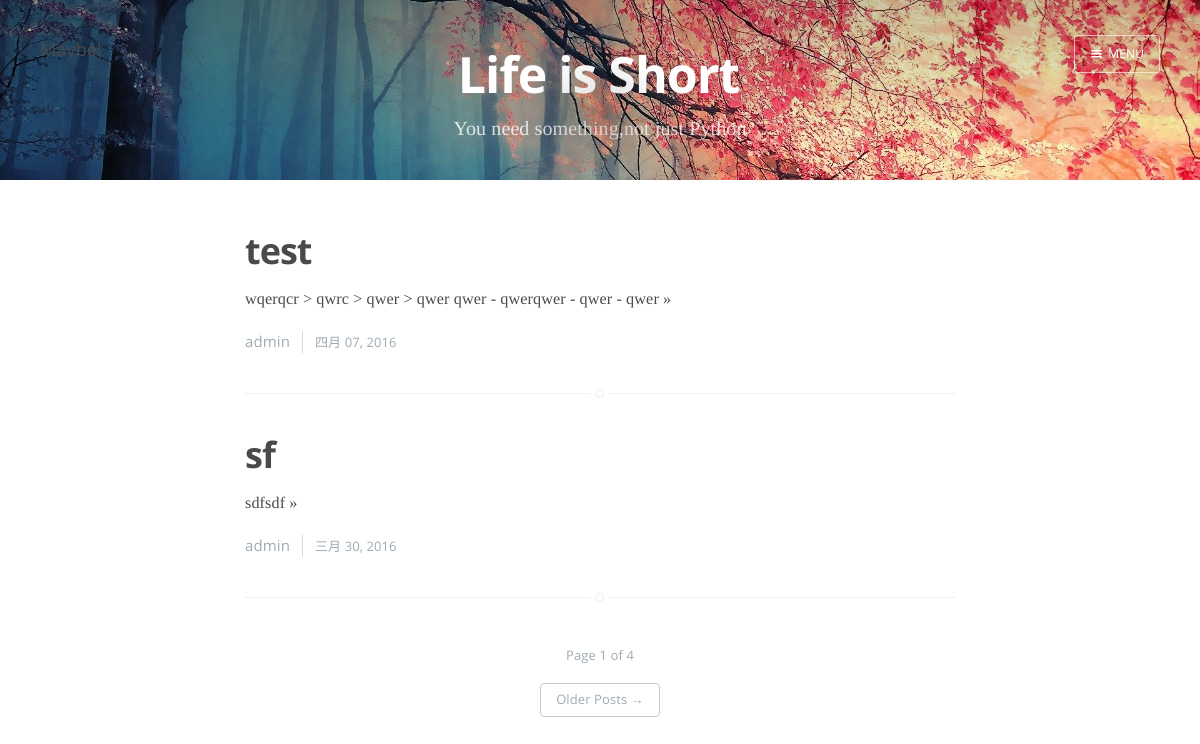
Screenshot of /blog/ with the database file from the repository.
### apps/blog/models.py (models this page shows, shortened)
class Blog(models.Model):
    STATUS_CHOICES = (
        ('d', "草稿"),
        ('p', "已发布"),
    )
    title = models.CharField('标题', max_length=150, db_index=True, unique=True)
    link = models.CharField('链接', max_length=150, default='')
    link.help_text = "Cool URIs don't change"
    snippet = models.CharField('摘要', max_length=500, default='')
    content = models.TextField('内容', )
    add_time = models.DateTimeField('创建时间', auto_now_add=True)
    publish_time = models.DateTimeField('发表时间', null=True)
    update_time = models.DateTimeField('修改时间')
    status = models.CharField('状态', max_length=1, choices=STATUS_CHOICES, default=STATUS_CHOICES[0][0])
    is_public = models.BooleanField('公开', default=True)
    is_top = models.BooleanField('置顶', default=False)
    access_count = models.IntegerField('浏览量', default=1, editable=False)
    category = models.ForeignKey('Category', verbose_name='所属分类')
    tags = models.ManyToManyField('Tag', verbose_name='标签集合', null=True, blank=True)
    tags.help_text = '标签'
    author = models.ForeignKey(User, verbose_name='作者')
    def get_absolute_url(self):
        return reverse('blog:blog_detail', args=(self.id, self.link))

### apps/blog/views.py (the view)
# urls.py: url(r'^tag/(?P<tag_name>\w+)$', BlogListView.as_view(), name='tag'),
class BlogListView(ListView):
    template_name = 'post_list.html'
    paginate_by = settings.PAGE_SIZE
    context_object_name = "blog_list"
    def get_queryset(self):
        query_condition = {
            'status': 'p',
            'is_public': True
        }
        if 'tag_name' in self.kwargs:
            query_condition['tags__title'] = self.kwargs['tag_name']
        return Blog.objects.filter(**query_condition).order_by('-publish_time')
    def get_context_data(self, **kwargs):
        context = super(BlogListView, self).get_context_data(**kwargs)
        tag_name = self.kwargs.get('tag_name')
        if tag_name:
            context['tag_title'] = tag_name
            context['tag_description'] = ''
        return context

### apps/blog/context_processors.py (called while the page is built)
def google_analytics(request):
    from django.conf import settings
    return {'ga_id': settings.GOOGLE_ANALYTICS_ID}

### apps/blog/templates/post_list.html (shortened to what this page needs)
{% extends "base.html" %}
{% load myapp_markup %}
{% block body_class %} home-template {% endblock %}
{% load staticfiles %}
{% block head %}
<header class="main-header tag-head " style="background-image: url({% static 'img/home-bg.jpg' %})">
    <nav class="main-nav overlay clearfix">
        <a class="blog-logo" href="{%url 'index' %}">Maybe!</a>
            <a class="menu-button icon-menu" href="#"><span class="word">Menu</span></a>
    </nav>
    <div class="vertical">
        <div class="main-header-content inner">
            <h1 class="page-title">{{tag_title |default:"Life is Short"}}</h1>
            <h2 class="page-description">
                    {{tag_description|default:" You need something,not just Python"}}
            </h2>
        </div>
    </div>
</header>
{% endblock %}
{% block body %}
<main id="content" class="content" role="main">
    {% for blog in blog_list %}
    <article class="post">
        <header class="post-header">
            <h2 class="post-title"><a href="{{blog.get_absolute_url}}">{{blog.title}}</a></h2>
        </header>
        <section class="post-excerpt">
            <p><a class="read-more" href="{{blog.get_absolute_url}}">{{blog.snippet}} &raquo;</a></p>
        </section>
        <footer class="post-meta">
            {{blog.author.username}}
            <time class="post-date" datetime='{{blog.add_time|date:"b d, Y"}}'>{{blog.add_time|date:"b d, Y"}}</time>
        </footer>
    </article>
    {% endfor %}
    {% if is_paginated %}
    <nav class="pagination" role="navigation">
        <span class="page-number">Page {{ page_obj.number }} of  {{ page_obj.paginator.num_pages }}</span>
        {% if page_obj.has_next %}
        <a class="older-posts" href="/?page={{ page_obj.next_page_number }}">Older Posts →</a>
        {% endif %}
    </nav>
    {% endif %}
</main>
{% endblock %}

### rows the page displays
Blog: title "test", snippet "wqerqcr > qwrc > qwer > qwer qwer - qwerqwer - qwer - qwer", author.username "admin", add_time "四月 07, 2016"
Blog: title "sf", snippet "sdfsdf", author.username "admin", add_time "三月 30, 2016"

### other values shown
{{ tag_title |default:"Life is Short" }} "Life is Short"
{{ tag_description|default:" You need something,not just Python" }} "You need something,not just Python"
{{ page_obj.number }} "1"
{{ page_obj.paginator.num_pages }} "4"
